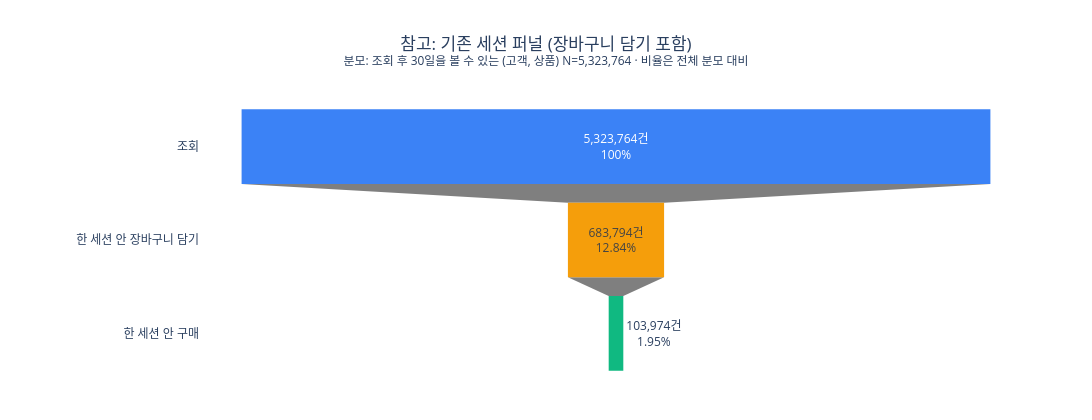

The notebook cell saved with this chart:
### Code cell
funnel_counts = [eligible_30day, cart_after_view_30d, same_session]
funnel_labels = ['조회', '한 세션 안 장바구니 담기', '한 세션 안 구매']
funnel_text = [
    f'{eligible_30day:,}건<br>100%',
    f'{cart_after_view_30d:,}건<br>{cart_after_view_30d / eligible_30day * 100:.2f}%',
    f'{same_session:,}건<br>{same_session / eligible_30day * 100:.2f}%',
]
fig = go.Figure(go.Funnel(
    y=funnel_labels, x=funnel_counts,
    text=funnel_text, textinfo='text',
    marker=dict(color=[COLORS['view'], COLORS['cart'], COLORS['purchase']]),
    showlegend=False,
))
fig.update_layout(
    title=dict(text=f'참고: 기존 세션 퍼널 (장바구니 담기 포함)<br><sup>분모: 조회 후 30일을 볼 수 있는 (고객, 상품) N={eligible_30day:,} · 비율은 전체 분모 대비</sup>', x=0.5),
    paper_bgcolor='white', plot_bgcolor='white', height=420, width=1108,
    margin=dict(l=200, r=60, t=100, b=40),
)
fig.show()

### Figure 1 — Plotly figure (JSON) as saved in the notebook; plotly's stock layout.template omitted (floating-point values rounded to 4 significant figures)
{"data": [{"marker": {"color": ["#3B82F6", "#F59E0B", "#10B981"]}, "showlegend": false, "text": ["5,323,764건<br>100%", "683,794건<br>12.84%", "103,974건<br>1.95%"], "textinfo": "text", "type": "funnel", "x": [5323764, 683794, 103974], "y": ["조회", "한 세션 안 장바구니 담기", "한 세션 안 구매"]}], "layout": {"height": 420, "margin": {"b": 40, "l": 200, "r": 60, "t": 100}, "paper_bgcolor": "white", "plot_bgcolor": "white", "title": {"text": "참고: 기존 세션 퍼널 (장바구니 담기 포함)<br><sup>분모: 조회 후 30일을 볼 수 있는 (고객, 상품) N=5,323,764 · 비율은 전체 분모 대비</sup>", "x": 0.5}, "width": 1108}}
